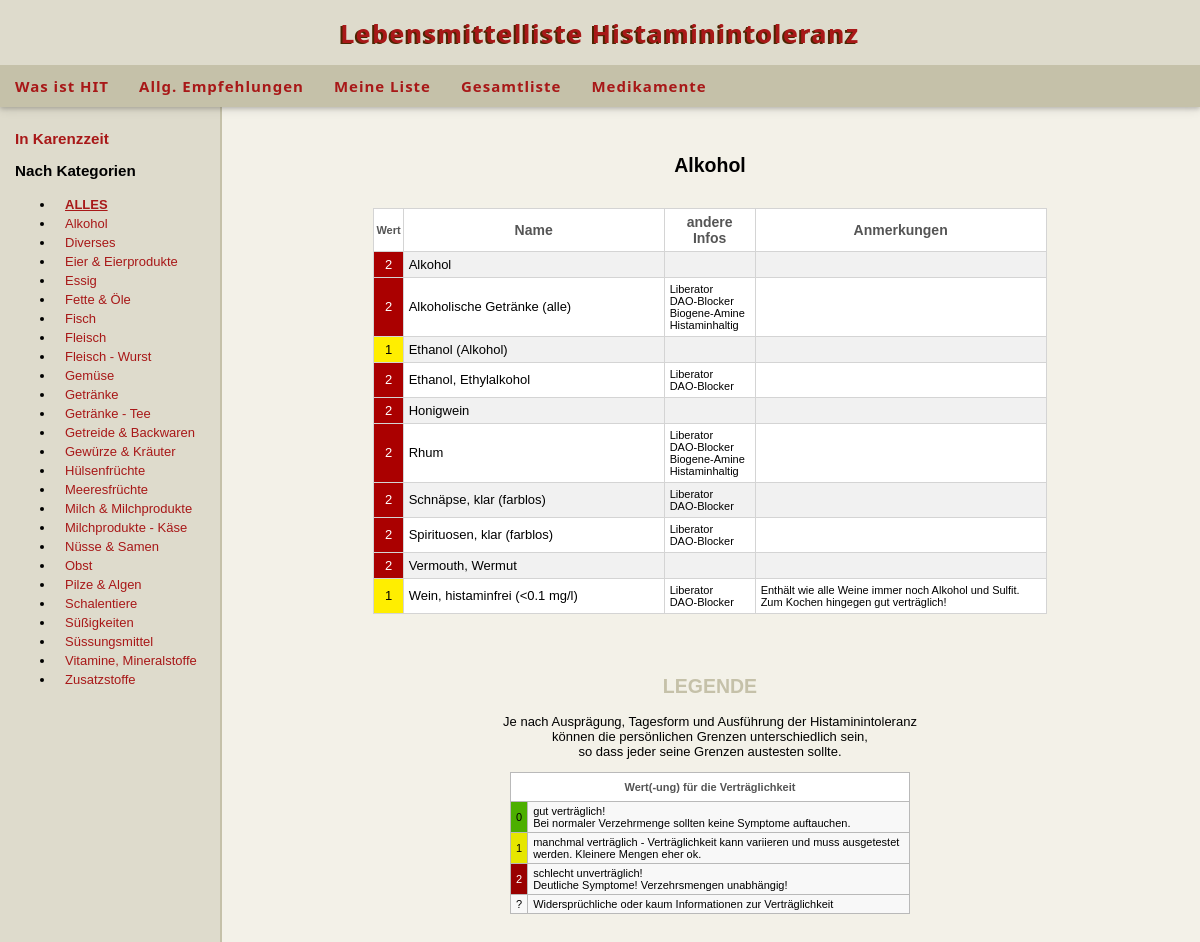
Page /save/list.php?katid=1 on the committed database.
### tables this page shows
CREATE TABLE `kategorie` (
  `KatID` int(3) NOT NULL,
  `KatName` varchar(100) NOT NULL
);

CREATE TABLE `lebensmittel` (
  `eigene_wertung` varchar(5) NOT NULL,
  `histamin_uv` varchar(5) NOT NULL,
  `karenz` varchar(5) NOT NULL,
  `name` varchar(255) NOT NULL,
  `e-nummer` varchar(50) NOT NULL,
  `kat_id` int(5) NOT NULL,
  `notizen` varchar(255) NOT NULL,
  `histamin` varchar(50) NOT NULL,
  `biogene_amine` varchar(5) NOT NULL,
  `liberator` varchar(5) NOT NULL,
  `blocker` varchar(5) NOT NULL,
  `histamin_gehalt` varchar(255) NOT NULL
);

### save/list.php (the view, shortened to what this page needs)
<?php
require_once ("connect.php");
$uv_color = "";
$katid = "";
if(isset($_GET["katid"])) {$katid = $_GET["katid"];}
if($katid=="karenz") {
	$page_title = 'Während der Karenzphase';
}
elseif ($katid=="") {
	$page_title = 'Gesamte Liste (ohne Zusatzstoffe) ';
}
elseif ($katid != "") {
	$sql_get_kat_title =
			'SELECT *
			 FROM kategorie
			 WHERE katid LIKE "'.$katid.'" ';
	$result_get_kat_title = mysqli_query($connect_hit, $sql_get_kat_title);
	$row_kat_title = mysqli_fetch_assoc($result_get_kat_title);
	$page_title = $row_kat_title['KatName'];
}
$table_all = '<table class="list1" style="margin:auto;">
				  <tr>
					<th style="width:10px;font-size:11px;font-weight:700;padding:2px;" >Wert</th>
					<th style="width:250px;font-size:14px;font-weight:700;" >Name</th>
					<th style="width:30px;font-size:14px;font-weight:700;" >E-Nr</th>
					<th style="width:130px;font-size:14px;font-weight:700;" >Kategorie</th>
					<th style="width:80px;font-size:14px;font-weight:700;" >andere Infos</th>
					<th style="width:250px;font-size:14px;font-weight:700;" >Anmerkungen</th>
				  </tr>';
$table_kat = '<table class="list1" style="margin:auto;">
				  <tr>
					<th style="width:10px;font-size:11px;font-weight:700;padding:2px;" >Wert</th>
					<th style="width:250px;font-size:14px;font-weight:700;" >Name</th>
					<th style="width:80px;font-size:14px;font-weight:700;" >andere Infos</th>
					<th style="width:280px;font-size:14px;font-weight:700;" >Anmerkungen</th>
				  </tr>';
$table_zusatz = '<table class="list1" style="margin:auto;">
				  <tr>
					<th style="width:10px;font-size:11px;font-weight:700;padding:2px;" >Wert</th>
					<th style="width:290px;font-size:14px;font-weight:700;" >Name</th>
					<th style="width:30px;font-size:14px;font-weight:700;" >E-Nr</th>
					<th style="width:80px;font-size:14px;font-weight:700;" >andere Infos</th>
					<th style="width:300px;font-size:14px;font-weight:700;" >Anmerkungen</th>
				  </tr>';
$table_karenz = '<table class="list1" style="margin:auto;">
				  <tr>
					<th style="width:10px;font-size:11px;font-weight:700;padding:2px;" >Wert</th>
					<th style="width:250px;font-size:14px;font-weight:700;" >Name</th>
					<th style="width:130px;font-size:14px;font-weight:700;" >Kategorie</th>
					<th style="width:80px;font-size:14px;font-weight:700;" >andere Infos</th>
					<th style="width:250px;font-size:14px;font-weight:700;" >Anmerkungen</th>
				  </tr>';
$sql_get_kat_list =
	'SELECT *
	FROM kategorie';
$result_get_kat_list = mysqli_query($connect_hit, $sql_get_kat_list);
$kat_list = '<li> <a href="./list.php" style="font-weight:900;"> <u>ALLES</u> </a> </li>';
while($row_kat_list = mysqli_fetch_array($result_get_kat_list)) {
	$kat_list.= '<li> <a href="./list.php?katid='.$row_kat_list['KatID'].'">'.$row_kat_list['KatName'].'</a> </li>';
	}
if($katid == "") {
	$sql_get_infos_all =
	'SELECT *
	 FROM lebensmittel
	 WHERE kat_id NOT LIKE "26"
	 ORDER BY `name` ASC';
	$result_get_list_all = mysqli_query($connect_hit, $sql_get_infos_all);
	while($row_all = mysqli_fetch_assoc($result_get_list_all)) {
		$info = "";
		 if (isset($row_all["biogene_amine"]) AND $row_all["biogene_amine"] == "1") { $info .= "Biogene-Amine <br>";}
		 if (isset($row_all["liberator"]) AND $row_all["liberator"] == "1") { $info .= "Liberator <br>";}
		 if (isset($row_all["blocker"]) AND $row_all["blocker"] == "1") { $info .= "DAO-Blocker <br>";}
		 if (isset($row_all["histamin"]) AND $row_all["histamin"] == "1") { $info .= "Histaminhaltig <br>"; }
		$sql_get_kategorie =
			'SELECT *
			 FROM kategorie
			 WHERE katid LIKE "'.$row_all["kat_id"].'" ';
			$result_get_kategorie = mysqli_query($connect_hit, $sql_get_kategorie);
			$row_kat = mysqli_fetch_assoc($result_get_kategorie);
		switch($row_all["histamin_uv"]) {
			case "0": $uv_color ="class='wert_bg_green'"; break;
			case "1": $uv_color ="class='wert_bg_orange'"; break;
			case "2": $uv_color ="class='wert_bg_red'"; break;
			default: $uv_color =""; break;
		}
		 $table_all.= '	<tr>
							<td '.$uv_color.'> '.$row_all["histamin_uv"].' </td>
							<td style="text-align:left;"  > '.$row_all["name"].' </td>
							<td> '.$row_all["e-nummer"].' </td>
							<td > '.$row_kat['KatName'].' </td>
							<td style="font-size:11px;text-align:left;"> '.$info.' </td>
							<td style="font-size:11px;text-align:left;"> '.$row_all["notizen"].' </td>
						</tr>';
	}
	$table_all.= '</table>';
}
else {
	$sql_get_infos_katinfo =
	'SELECT *
	 FROM lebensmittel
	 WHERE kat_id = "'.$katid.'" ';
	 $result_get_list_katinfo = mysqli_query($connect_hit, $sql_get_infos_katinfo);
	while($row_katinfo = mysqli_fetch_assoc($result_get_list_katinfo)) {
		$info = "";
		 if (isset($row_katinfo["liberator"]) AND $row_katinfo["liberator"] == "1") { $info .= "Liberator <br>";}
		 if (isset($row_katinfo["blocker"]) AND $row_katinfo["blocker"] == "1") { $info .= "DAO-Blocker <br>";}
		 if (isset($row_katinfo["biogene_amine"]) AND $row_katinfo["biogene_amine"] == "1") { $info .= "Biogene-Amine <br>";}
		 if (isset($row_katinfo["histamin"]) AND $row_katinfo["histamin"] == "1") { $info .= "Histaminhaltig <br>"; }
		switch($row_katinfo["histamin_uv"]) {
			case "1": $uv_color ="class='wert_bg_orange'"; break;
			case "2": $uv_color ="class='wert_bg_red'"; break;
		}
		$table_kat.= '	<tr>
							<td '.$uv_color.'> '.$row_katinfo["histamin_uv"].' </td>
							<td style="text-align:left;"  > '.$row_katinfo["name"].' </td>
							<td style="font-size:11px;text-align:left;"> '.$info.' </td>
							<td style="font-size:11px;text-align:left;"> '.$row_katinfo["notizen"].' </td>
						</tr>';
	}
	$table_kat.= '</table>';
}
?><!DOCTYPE html>
<html lang="en-US">
<head>
		<link rel="stylesheet" href="./style.css">
</head>
<body>
<div id='wrapper'>
	<div id='top'>
		<div id='toptext'>
			Lebensmittelliste Histaminintoleranz
		</div>
	</div>
	<div id='topnav' >
	  <div id='topnavinner' >
		<?php  require_once ("topnav.php"); ?>
	  </div>
	</div>
		<div id="sidenav" >
			<div id="sidenavinner">
				<h3 class="left" style="white-space: nowrap;"> <a href="./list.php?katid=karenz" style="margin:0;padding:0;" >In Karenzzeit</a> </h3>
				<h3 class="left" style="white-space: nowrap;"> Nach Kategorien </h3>
					<ul>
						<?php echo $kat_list; ?>
					</ul>
			</div>
		</div>
	<div class='w3-main' id='belowtopnav' style='margin-left:220px;'>
		<div>
			<div id='main' >
				<br>
				<h2><?php if (isset($page_title)) {echo $page_title;} ?></h2>
				<br>
				<?php
				if ($katid == "") {echo $table_all;}
				elseif ($katid == "26") {echo $table_zusatz;}
				elseif($katid == "karenz") {echo $table_karenz;}
				else  {echo $table_kat;}
				?>
				<br>
				<br>
				<br>
				<h2 style="color:#c5c1a9;">LEGENDE</h2>
				<p > Je nach Ausprägung, Tagesform und Ausführung der Histaminintoleranz
				<br>können die persönlichen Grenzen unterschiedlich sein, <br>
				so dass jeder seine Grenzen austesten sollte.
				</p>
				<table class="list2" style="margin:auto;">
					<tr>
					 <td colspan="2"> Wert(-ung) für die Verträglichkeit</td>
					</tr>
					<tr>
					 <td style='background-color:#4caf00;font-weight:500;padding: 0px 3px;'> 0 </td>
					 <td style="text-align:left;" > gut verträglich! <br> Bei normaler Verzehrmenge sollten keine Symptome auftauchen.</td>
					</tr>
					<tr>
					 <td style='background-color:#e6e600;font-weight:500;'> 1 </td>
					 <td style="text-align:left;" > manchmal verträglich - Verträglichkeit kann variieren und muss ausgetestet werden. Kleinere Mengen eher ok. </td>
					</tr>
					<tr>
					 <td style='background-color:#990000;color:#ffffff;font-weight:500;'> 2 </td>
					 <td style="text-align:left;" > schlecht unverträglich!  <br> Deutliche Symptome!  Verzehrsmengen unabhängig!</td>
					</tr>
					<tr>
					 <td>?</td>
					 <td style="text-align:left;" > Widersprüchliche oder kaum Informationen zur Verträglichkeit </td>
					</tr>
				</table>
				<br>
			</div>
		</div>
	</div>
</div>
</body>
</html>

### save/style.css (style rules this page uses)
a ,a:visited { color:#a81818; }
html { background-color: #f1f1f1; min-height: 100%; height: 100%; font-family: Arial,sans-serif; font-size:13px; }
body { margin:0; padding:0; height: 100%; min-height: 100%; }
#wrapper { position:relative; min-height: 100%; background-color: #f3f1e8; background-position: center; background-repeat: no-repeat; background-size: cover; background-attachment: fixed; }
#top { position:relative; background-color:#ffffff; height:65px; line-height:50px; overflow:hidden; z-index:10; background-color:#dedbcc; background-position: center; background-repeat: no-repeat; background-size: cover; font-family: "Segoe UI",Arial,sans-serif; }
#topnav { width:100%; position:relative; z-index:2; background-color:#c5c1a9; padding:0; letter-spacing:1px; box-shadow: 0 2px 4px 0 rgba(0,0,0,0.16),0 2px 10px 0 rgba(0,0,0,0.12) !important; font-family: "Segoe UI",Arial,sans-serif; box-sizing: inherit; line-height: 1.5; font-size:15px; }
#belowtopnav { min-height: 400px; }
#sidenav { z-index:1; position:absolute; top:0; height:100%; width:220px; border-right:2px solid #c5c1a9; background-color:#dedbcc; }
#sidenavinner { padding-top:115px; padding-left:15px; background-color:transparent; width:200px; overflow-y:auto; overflow-x:hidden; }
#toptext { padding-top:8px; text-align:center; letter-spacing: 1.5px; font-size:25px; color:#a81818; text-shadow: -2px 1px #4b2602; font-weight: 700; }
#topnavinner { text-decoration:none !important; overflow: auto; box-sizing: inherit; }
#sidenavinner a { display:inline-block; padding:2px 10px; text-decoration:none; }
#main { padding:16px;transition:margin-left 0s;text-align:center; }
table.list1 { border-collapse:collapse; min-width:600px; max-width: 1000px; }
table.list1 tr:nth-child(even) { background-color:#F1F1F1; }
table.list1 tr:nth-child(odd) { background-color:#ffffff; }
table.list1 th { height:32px; background-repeat:no-repeat; background-position:center center; border:1px solid #d4d4d4; background-color:#ffffff; font-weight:normal; color:#555555; padding:5px; vertical-align:middle; }
table.list1 td { border:1px solid #d4d4d4; text-align:center; padding:5px; vertical-align:middle; }
table.list2 { border-collapse:collapse; background-color:#F8F8F8; font-size:11px; width: 400px; vertical-align:middle; }
table.list2 tr:nth-child(1) td { background-color:#ffffff; color:#555555; padding:8px; font-weight:700; }
table.list2 td { border:1px solid #b9b9b9; text-align:center; padding:3px 5px; vertical-align:middle; }
.wert_bg_orange { background-color:#ffee00;font-weight:500; }
.wert_bg_red { background-color:#aa0000;color:#ffffff;font-weight:500; }

### rows in the picture
kategorie: KatName "Alkohol"
kategorie: KatName "Diverses"
kategorie: KatName "Eier & Eierprodukte"
kategorie: KatName "Essig"
kategorie: KatName "Fette & Öle"
kategorie: KatName "Fisch"
kategorie: KatName "Fleisch"
kategorie: KatName "Fleisch - Wurst"
kategorie: KatName "Gemüse"
kategorie: KatName "Getränke"
kategorie: KatName "Getränke - Tee"
kategorie: KatName "Getreide & Backwaren"
kategorie: KatName "Gewürze & Kräuter"
kategorie: KatName "Hülsenfrüchte"
kategorie: KatName "Meeresfrüchte"
kategorie: KatName "Milch & Milchprodukte"
kategorie: KatName "Milchprodukte - Käse"
kategorie: KatName "Nüsse & Samen"
kategorie: KatName "Obst"
kategorie: KatName "Pilze & Algen"
kategorie: KatName "Schalentiere"
kategorie: KatName "Süßigkeiten"
kategorie: KatName "Süssungsmittel"
kategorie: KatName "Vitamine, Mineralstoffe"
kategorie: KatName "Zusatzstoffe"
lebensmittel: histamin_uv "2", name "Alkohol"
lebensmittel: histamin_uv "2", name "Alkoholische Getränke (alle)"
lebensmittel: histamin_uv "1", name "Ethanol (Alkohol)"
lebensmittel: histamin_uv "2", name "Ethanol, Ethylalkohol"
lebensmittel: histamin_uv "2", name "Honigwein"
lebensmittel: histamin_uv "2", name "Rhum"
lebensmittel: histamin_uv "2", name "Schnäpse, klar (farblos)"
lebensmittel: histamin_uv "2", name "Spirituosen, klar (farblos)"
lebensmittel: histamin_uv "2", name "Vermouth, Wermut"
lebensmittel: histamin_uv "1", name "Wein, histaminfrei (<0.1 mg/l)", notizen "Enthält wie alle Weine immer noch Alkohol und Sulfit. Zum Kochen hingegen gut verträglich!"
